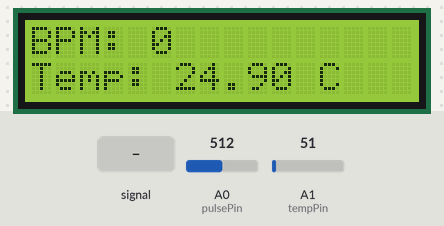
Bench run of a sketch on a simulated Arduino Uno, built with avr-gcc and run on an emulated ATmega328P. Shown: 16×2 character LCD. The test bench sets the inputs (shaded band); at power-on: A1 (tempPin) = 51, A0 (pulsePin) = 512. What the sketch prints to the serial monitor is not drawn.

Above: at 3.2 s.
3.3 s: A0 (pulsePin) fed a 200 Hz sine of ±81 counts around its level
At 6.3 s:
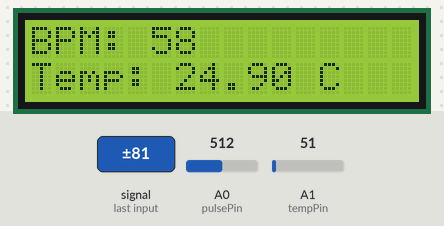
6.6 s: A1 (tempPin) set to 15
At 8.4 s:
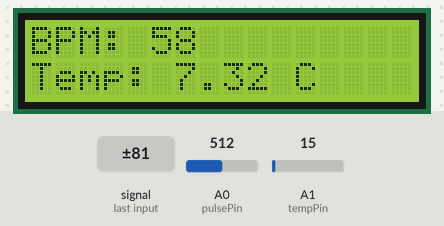
10.7 s: A1 (tempPin) set to 30
At 12.5 s:
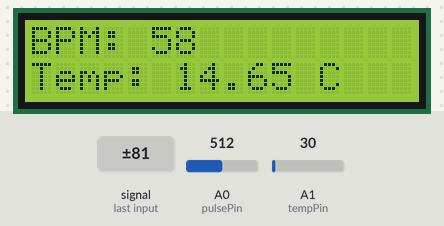
14.8 s: A0 (pulsePin) fed a 1000 Hz sine of ±255 counts around its level
At 18.2 s:
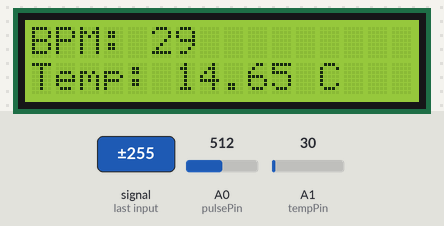
18.9 s: A1 (tempPin) set to 61
At 21.4 s:
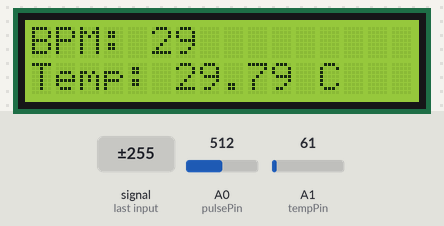
Timing chart, 0 to 22.9 s (numbered marks = the images above; inputs shaded):
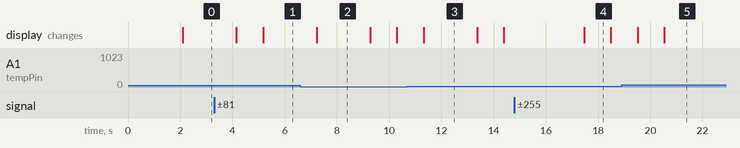

Measured:
- after the input at 3.3 s, the display: first changes after 0.85 s (image 1 shows a later state)
- after the input at 6.6 s, the display: changes after 0.62 s (image 2)
- after the input at 10.7 s, the display: changes after 0.62 s (image 3)
- after the input at 14.8 s, the display: changes after 2.7 s (image 4)
- after the input at 18.9 s, the display: first changes after 0.61 s (image 5 shows a later state)
- what the display in image 2 shows lasts 2.1 s, from 7.2 s to 9.3 s
- what the display in image 4 shows lasts 1.0 s, from 17.5 s to 18.5 s

The sketch:

heartbeat-temperature.ino
```cpp
#include <Wire.h>
#include <LiquidCrystal_I2C.h>

// LCD Initialization
LiquidCrystal_I2C lcd(0x27, 16, 2); // Adjust address if needed

// Pin Definitions
const int pulsePin = A0;  // Pulse sensor connected to A0
const int tempPin = A1;   // Temperature sensor (e.g., LM35) connected to A1

// Variables for Heartbeat
int pulseValue = 0;
int bpm = 0;
unsigned long lastBeatTime = 0;

// Variables for Temperature
float temperature = 0.0;

void setup() {
  lcd.begin(16, 2);       // Initialize LCD
  lcd.backlight();        // Turn on LCD backlight
  pinMode(pulsePin, INPUT);
  pinMode(tempPin, INPUT);
  Serial.begin(9600);     // For debugging

  lcd.setCursor(0, 0);
  lcd.print("Heartbeat & Temp");
  delay(2000);
}

void loop() {
  // Heartbeat Measurement
  pulseValue = analogRead(pulsePin); // Read pulse sensor value
  if (pulseValue > 512) {           // Threshold to detect beat
    unsigned long currentTime = millis();
    if (currentTime - lastBeatTime > 600) { // Minimum interval to avoid false beats
      bpm = 60000 / (currentTime - lastBeatTime);
      lastBeatTime = currentTime;
    }
  }

  // Temperature Measurement
  int tempValue = analogRead(tempPin);             // Read temperature sensor value
  temperature = (tempValue * 5.0 * 100) / 1024.0;  // Convert to Celsius (for LM35)

  // Display on LCD
  lcd.clear();
  lcd.setCursor(0, 0);
  lcd.print("BPM: ");
  lcd.print(bpm);
  lcd.setCursor(0, 1);
  lcd.print("Temp: ");
  lcd.print(temperature);
  lcd.print(" C");

  // Debugging in Serial Monitor
  Serial.print("BPM: ");
  Serial.print(bpm);
  Serial.print(", Temp: ");
  Serial.print(temperature);
  Serial.println(" C");

  delay(1000); // Update every second
}
```
